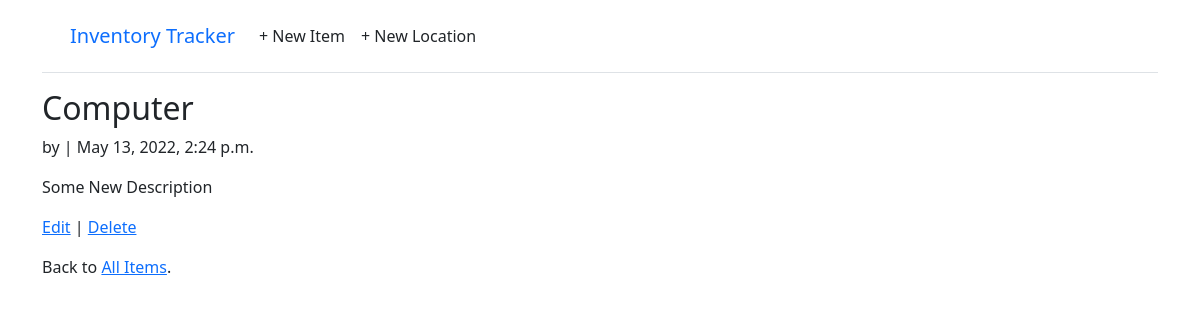
/items/item/1/, run on the app's committed database.
### items/models.py (models this page shows, shortened)
class Item(models.Model):
    title = models.CharField(max_length=255)
    body = models.TextField()
    date = models.DateTimeField(auto_now_add=True)
    location = models.ForeignKey(
        Warehouse,
        on_delete=models.CASCADE,
    )

### items/views.py (the view)
# urls.py: path('item/<int:pk>/', ItemDetailView.as_view(), name='item_detail'), # new
class ItemDetailView(DetailView):
    model = Item
    template_name = 'item_detail.html'

### templates/item_detail.html
{% extends "base.html" %}
{% block content %}
<div class="item-entry">
  <h2>{{ object.title }}</h2>
  <p>by {{ object.author }} | {{ object.date }}</p>
  <p>{{ object.body }}</p>
</div>
<p><a href="{% url 'item_edit' item.pk %}">Edit</a> |
  <a href="{% url 'item_delete' item.pk %}">Delete</a></p>
<p>Back to <a href="{% url 'item_list' %}">All Items</a>.</p>
{% endblock content %}

### data on the page
Item: title "Computer", date "May 13, 2022, 2:24 p.m.", body "Some New Description"
